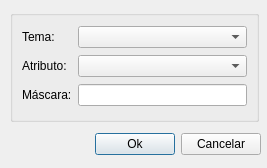
<ui version="4.0" >
 <class>PcdInfPlaneDialogForm</class>
 <widget class="QDialog" name="PcdInfPlaneDialogForm" >
  <property name="geometry" >
   <rect>
    <x>0</x>
    <y>0</y>
    <width>267</width>
    <height>168</height>
   </rect>
  </property>
  <property name="windowTitle" >
   <string>Localização das PCDs</string>
  </property>
  <widget class="QWidget" name="layoutWidget" >
   <property name="geometry" >
    <rect>
     <x>10</x>
     <y>130</y>
     <width>251</width>
     <height>28</height>
    </rect>
   </property>
   <layout class="QHBoxLayout" >
    <item>
     <spacer>
      <property name="orientation" >
       <enum>Qt::Horizontal</enum>
      </property>
      <property name="sizeHint" >
       <size>
        <width>40</width>
        <height>20</height>
       </size>
      </property>
     </spacer>
    </item>
    <item>
     <widget class="QPushButton" name="okBtn" >
      <property name="enabled" >
       <bool>true</bool>
      </property>
      <property name="toolTip" >
       <string>&lt;html>&lt;head>&lt;meta name="qrichtext" content="1" />&lt;style type="text/css">
p, li { white-space: pre-wrap; }
&lt;/style>&lt;/head>&lt;body style=" font-family:'MS Shell Dlg 2'; font-size:8.25pt; font-weight:400; font-style:normal;">
&lt;p style=" margin-top:0px; margin-bottom:0px; margin-left:0px; margin-right:0px; -qt-block-indent:0; text-indent:0px;">Salvar alterações&lt;/p>&lt;/body>&lt;/html></string>
      </property>
      <property name="text" >
       <string>Ok</string>
      </property>
      <property name="icon" >
       <iconset resource="icons.qrc" >:/global/icons/ok.png</iconset>
      </property>
     </widget>
    </item>
    <item>
     <widget class="QPushButton" name="cancelBtn" >
      <property name="toolTip" >
       <string>&lt;html>&lt;head>&lt;meta name="qrichtext" content="1" />&lt;style type="text/css">
p, li { white-space: pre-wrap; }
&lt;/style>&lt;/head>&lt;body style=" font-family:'MS Shell Dlg 2'; font-size:8.25pt; font-weight:400; font-style:normal;">
&lt;p style=" margin-top:0px; margin-bottom:0px; margin-left:0px; margin-right:0px; -qt-block-indent:0; text-indent:0px; font-size:8pt;">Cancelar alterações&lt;/p>&lt;/body>&lt;/html></string>
      </property>
      <property name="text" >
       <string>Cancelar</string>
      </property>
      <property name="icon" >
       <iconset resource="icons.qrc" >:/global/icons/cancel.png</iconset>
      </property>
     </widget>
    </item>
   </layout>
  </widget>
  <widget class="QGroupBox" name="groupBox" >
   <property name="geometry" >
    <rect>
     <x>10</x>
     <y>10</y>
     <width>249</width>
     <height>112</height>
    </rect>
   </property>
   <property name="title" >
    <string/>
   </property>
   <layout class="QGridLayout" >
    <item row="0" column="0" >
     <widget class="QLabel" name="label" >
      <property name="text" >
       <string>Tema:</string>
      </property>
     </widget>
    </item>
    <item row="1" column="0" >
     <widget class="QLabel" name="label_2" >
      <property name="text" >
       <string>Atributo:</string>
      </property>
     </widget>
    </item>
    <item row="2" column="0" >
     <widget class="QLabel" name="label_3" >
      <property name="text" >
       <string>Máscara:</string>
      </property>
     </widget>
    </item>
    <item row="2" column="1" >
     <widget class="QLineEdit" name="maskLed" />
    </item>
    <item row="0" column="1" >
     <widget class="QComboBox" name="themeCmb" />
    </item>
    <item row="1" column="1" >
     <widget class="QComboBox" name="attributeCmb" />
    </item>
   </layout>
  </widget>
 </widget>
 <resources>
  <include location="icons.qrc" />
 </resources>
 <connections/>
</ui>
